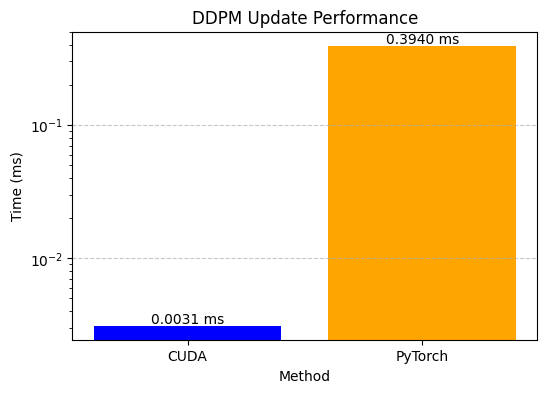

The script that drew this image:
import os
import subprocess
import torch
import matplotlib.pyplot as plt

cuda_file = "temp.cu"
exec_path = "./ddpm_kernel"

os.system(f"nvcc -O2 -o {exec_path} {cuda_file}")

output = subprocess.check_output([exec_path]).decode("utf-8")
cuda_time = float(output.strip().split(":")[-1].strip().split()[0])
print(f"CUDA Kernel Time: {cuda_time:.4f} ms")

def run_benchmark(count=1000, shape=(3,1024,1024), a=0.9, b=0.1, abar=0.5, dev="cuda"):
    inv_sqrt_a = 1 / torch.sqrt(torch.tensor(a, device=dev))
    scale = b / torch.sqrt(torch.tensor(1 - abar, device=dev))

    vec1 = torch.empty(shape, device=dev)
    vec2 = torch.empty(shape, device=dev)

    start = torch.cuda.Event(enable_timing=True)
    stop = torch.cuda.Event(enable_timing=True)

    for _ in range(10):
        vec1.copy_(torch.randn(shape, device=dev))
        vec2.copy_(torch.randn(shape, device=dev))
        _ = inv_sqrt_a * (vec1 - scale * vec2)
        torch.cuda.synchronize()

    time_sum = 0.0
    for _ in range(count):
        vec1.copy_(torch.randn(shape, device=dev))
        vec2.copy_(torch.randn(shape, device=dev))
        torch.cuda.synchronize()
        start.record()
        _ = inv_sqrt_a * (vec1 - scale * vec2)
        stop.record()
        torch.cuda.synchronize()
        time_sum += start.elapsed_time(stop)

    return time_sum / count

device = "cuda" if torch.cuda.is_available() else "cpu"
torch_time = run_benchmark(dev=device)

print(f"PyTorch Time: {torch_time:.4f} ms")

labels = ["CUDA", "PyTorch"]
times = [cuda_time, torch_time]

plt.figure(figsize=(6, 4))
bars = plt.bar(labels, times, color=["blue", "orange"])
plt.xlabel("Method")
plt.ylabel("Time (ms)")
plt.title("DDPM Update Performance")
plt.yscale("log")
plt.grid(axis="y", linestyle="--", alpha=0.7)
for bar, t in zip(bars, times):
    plt.text(bar.get_x() + bar.get_width()/2, t * 1.05, f"{t:.4f} ms", ha="center", fontsize=10)
plt.show()

print(f"Speedup: {torch_time / cuda_time:.2f}x")
